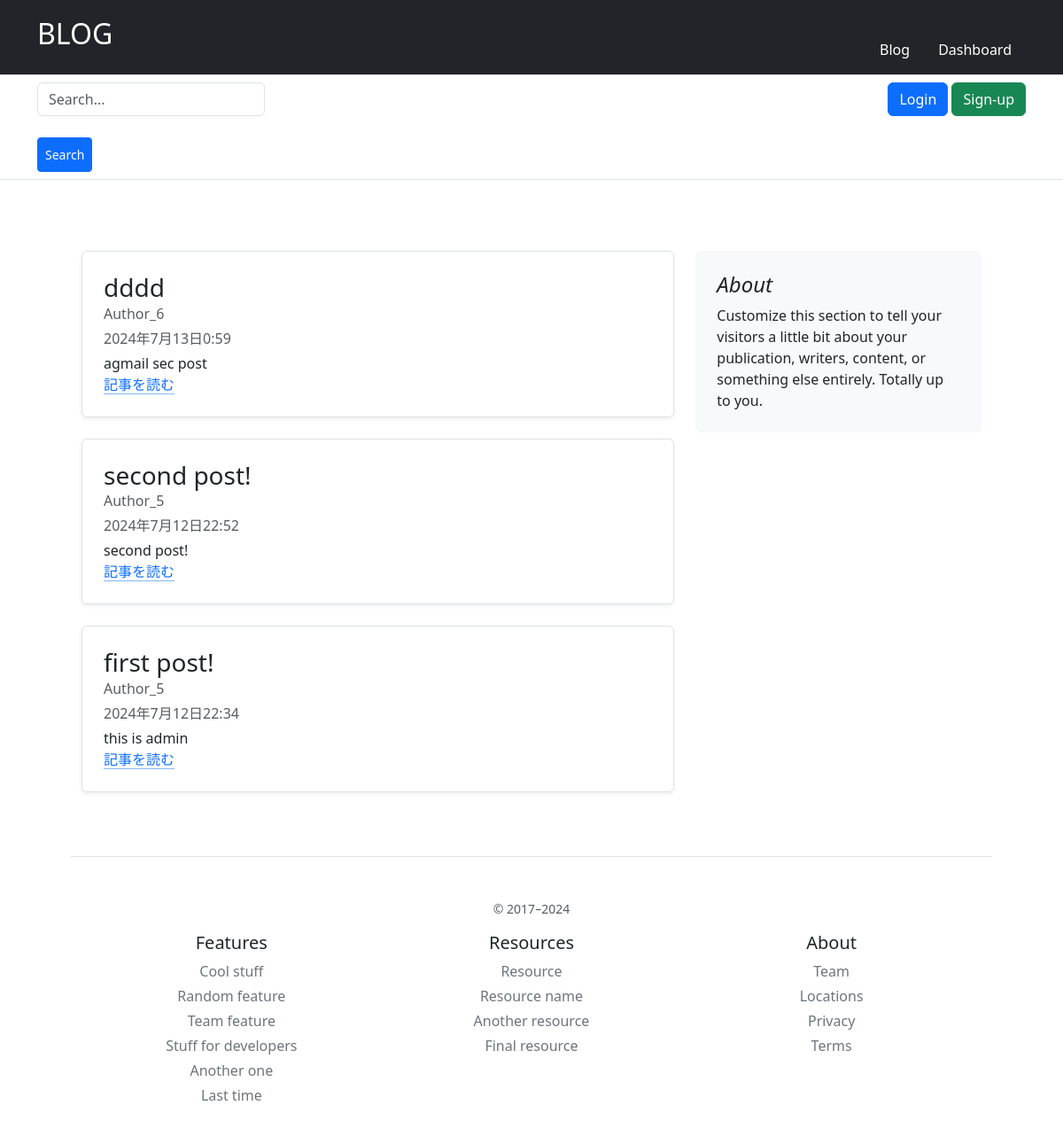
/blog/, run on an earlier commit of the app's database.
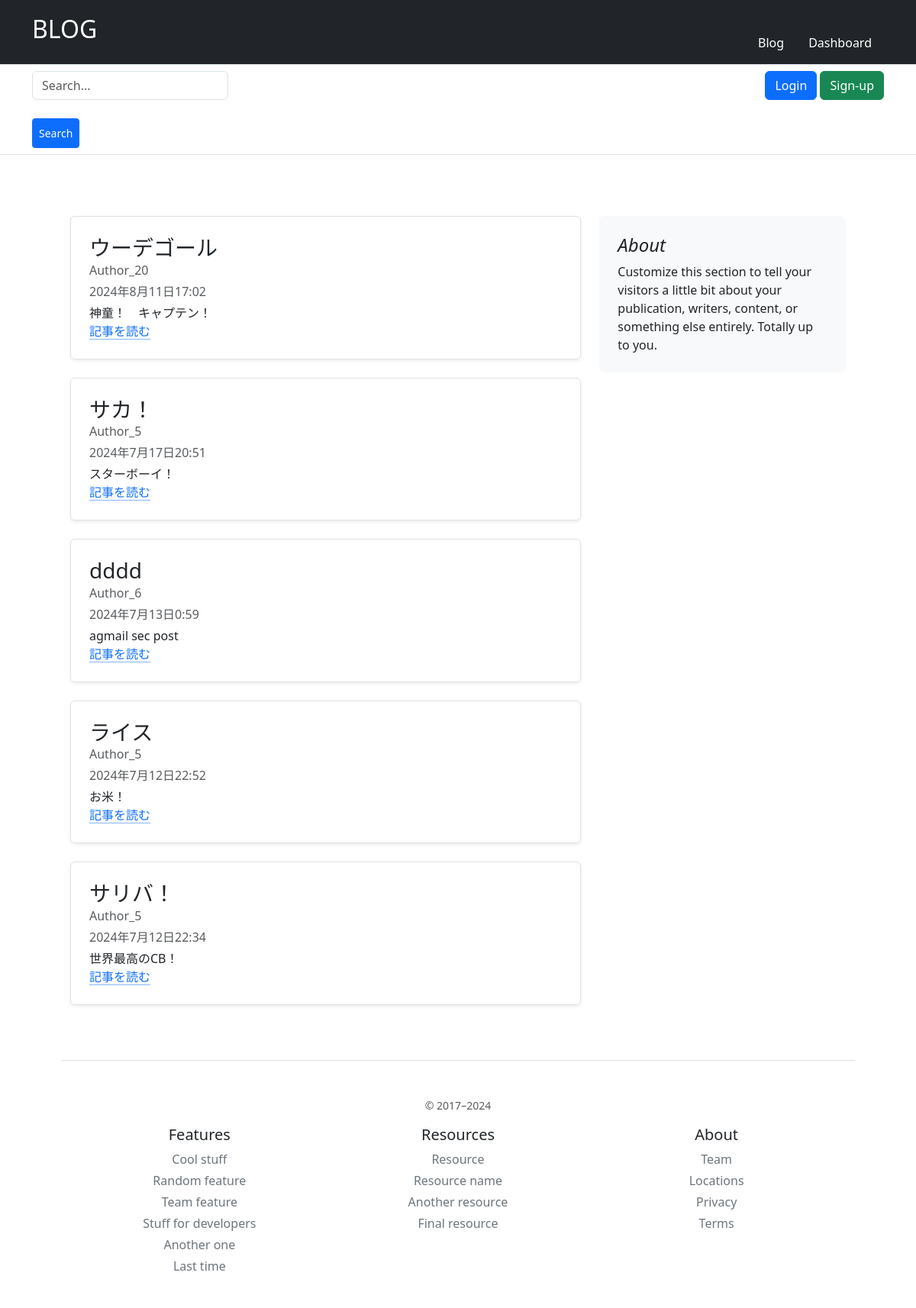
And on a later commit of the database.
### blog/models.py (models this page shows, shortened)
class Article(models.Model):
    author = models.ForeignKey(User, on_delete=models.CASCADE)
    title = models.CharField(max_length=30)
    body = models.TextField()
    created_at = models.DateTimeField(default=timezone.now)
    updated_at = models.DateTimeField(default=timezone.now)

### signup/models.py (models this page shows, shortened)
class User(AbstractBaseUser, PermissionsMixin):
    email = models.EmailField(max_length=255, unique=True)
    create_at = models.DateTimeField(default=timezone.now)
    updated_at = models.DateTimeField(default=timezone.now)
    is_staff = models.BooleanField(default=False)
    is_active = models.BooleanField(default=True)
    objects = UserManager()
    USERNAME_FIELD = "email"
    REQUIRED_FIELDS = []

### blog/views.py (the view)
# urls.py: path("", views.article_view, name="article"),
def article_view(request):
    if request.method == "GET":
        articles = Article.objects.all().order_by("-created_at")
    else:
        search_text = request.POST["search"]
        articles = Article.objects.filter(
            title__contains = search_text
        ).order_by("-created_at")
    context = {"articles":articles}
    return render(request,"blog/article.html",context)

### blog/templates/blog/article.html
{% extends "base.html" %}
{% block content %}
<div class="row" style="margin: 5em;">
    <div class="col-md-8 col-xs-1" >
        {% for article in articles %}
            <div class="row g-0 border rounded overflow-hidden flex-md-row mb-4 shadow-sm h-md-250 position-relative">
                <div class="col p-4 d-flex flex-column position-static" style="position: relative;">
                    <h3 class="mb-0">{{ article.title }}</h3>
                    <div class="mb-1 text-body-secondary">Author_{{ article.author.pk }}</div>
                    <div class="mb-1 text-body-secondary">{{ article.created_at }}</div>
                    <p class="card-text mb-auto">{{ article.body|truncatechars:30 }}</p>
                    {% if admin %}
                        <a
                            href="{% url 'blog:edit' article.pk %}"
                            class="btn btn-success"
                            style="position: absolute; right: 0; bottom: 0;"
                        >
                        <svg xmlns="http://www.w3.org/2000/svg" width="16" height="16" fill="currentColor" class="bi bi-pencil" viewBox="0 0 16 16">
                            <path d="M12.146.146a.5.5 0 0 1 .708 0l3 3a.5.5 0 0 1 0 .708l-10 10a.5.5 0 0 1-.168.11l-5 2a.5.5 0 0 1-.65-.65l2-5a.5.5 0 0 1 .11-.168l10-10zM11.207 2.5 13.5 4.793 14.793 3.5 12.5 1.207 11.207 2.5zm1.586 3L10.5 3.207 4 9.707V10h.5a.5.5 0 0 1 .5.5v.5h.5a.5.5 0 0 1 .5.5v.5h.293l6.5-6.5zm-9.761 5.175-.106.106-1.528 3.821 3.821-1.528.106-.106A.5.5 0 0 1 5 12.5V12h-.5a.5.5 0 0 1-.5-.5V11h-.5a.5.5 0 0 1-.468-.325z"/>
                        </svg>
                        編集
                        </a>
                    {% else %}
                        <a href="{% url 'blog:detail' article.pk %}" class="icon-link gap-1 icon-link-hover stretched-link">
                        記事を読む
                        <svg class="bi"><use xlink:href="#chevron-right"/></svg>
                        </a>
                    {% endif %}
                </div>
            </div>
        {% endfor %}
    </div>
    <div class="col-md-4 col-xs-1">
        <div class="position-sticky" style="top: 2rem;">
            <div class="p-4 mb-3 bg-body-tertiary rounded">
              <h4 class="fst-italic">About</h4>
              <p class="mb-0">Customize this section to tell your visitors a little bit about your publication, writers, content, or something else entirely. Totally up to you.</p>
        </div>
    </div>
</div>
{% endblock %}

### templates/base.html (shortened to what this page needs)
<!DOCTYPE html>
<html lang="en">
<head>
    <link href="https://cdn.jsdelivr.net/npm/bootstrap@5.3.0/dist/css/bootstrap.min.css" rel="stylesheet">
</head>
<body>
    <header>
        <div class="px-3 py-2 text-bg-dark border-bottom">
          <div class="container">
            <div class="d-flex flex-wrap align-items-center justify-content-center justify-content-lg-start">
              <a href="{% url 'blog:article' %}" class="d-flex align-items-center my-2 my-lg-0 me-lg-auto text-white text-decoration-none">
                <h2>BLOG</h2>
              </a>
              <ul class="nav col-12 col-lg-auto my-2 justify-content-center my-md-0 text-small">
                <li>
                  <a href="{% url 'blog:article' %}" class="nav-link text-white">
                    <svg class="bi d-block mx-auto mb-1" width="24" height="24"><use xlink:href="#home"/></svg>
                    Blog
                  </a>
                </li>
                <li>
                  <a href="#" class="nav-link text-white">
                    <svg class="bi d-block mx-auto mb-1" width="24" height="24"><use xlink:href="#speedometer2"/></svg>
                    Dashboard
                  </a>
                </li>
              </ul>
            </div>
          </div>
        </div>
        <div class="px-3 py-2 border-bottom mb-3">
          <div class="container d-flex flex-wrap justify-content-center">
            <form action="{% url 'blog:article' %}" method="POST" class="col-12 col-lg-auto mb-2 mb-lg-0 me-lg-auto" role="search">
              <input name="search" type="search" class="form-control" placeholder="Search..." aria-label="Search"><br>
              <button class="btn btn-primary btn-sm w-30 py-2" type="submit">Search</button>
            </form>
            {% if not user.is_authenticated %}
                <div class="text-end">
                    <a href="{% url 'signup:login' %}" class="btn btn-primary">Login</a>
                    <a href="{% url 'signup:index' %}" class="btn btn-success">Sign-up</a>
                </div>
            {% endif %}
          </div>
        </div>
    </header>
    {% block content %}{% endblock %}
    <footer class="pt-4 my-md-5 pt-md-5 border-top" style="text-align: center;">
        <div class="container">
            <div class="row">
                <div class="col-12 col-md-12">
                    <small class="d-block mb-3 text-body-secondary">&copy; 2017–2024</small>
                </div>
                <div class="col-12 col-md-4">
                    <h5>Features</h5>
                    <ul class="list-unstyled text-small">
                        <li class="mb-1"><a class="link-secondary text-decoration-none" href="#">Cool stuff</a></li>
                        <li class="mb-1"><a class="link-secondary text-decoration-none" href="#">Random feature</a></li>
                        <li class="mb-1"><a class="link-secondary text-decoration-none" href="#">Team feature</a></li>
                        <li class="mb-1"><a class="link-secondary text-decoration-none" href="#">Stuff for developers</a></li>
                        <li class="mb-1"><a class="link-secondary text-decoration-none" href="#">Another one</a></li>
                        <li class="mb-1"><a class="link-secondary text-decoration-none" href="#">Last time</a></li>
                    </ul>
                </div>
                <div class="col-12 col-md-4">
                    <h5>Resources</h5>
                    <ul class="list-unstyled text-small">
                        <li class="mb-1"><a class="link-secondary text-decoration-none" href="#">Resource</a></li>
                        <li class="mb-1"><a class="link-secondary text-decoration-none" href="#">Resource name</a></li>
                        <li class="mb-1"><a class="link-secondary text-decoration-none" href="#">Another resource</a></li>
                        <li class="mb-1"><a class="link-secondary text-decoration-none" href="#">Final resource</a></li>
                    </ul>
                </div>
                <div class="col-12 col-md-4">
                    <h5>About</h5>
                    <ul class="list-unstyled text-small">
                        <li class="mb-1"><a class="link-secondary text-decoration-none" href="#">Team</a></li>
                        <li class="mb-1"><a class="link-secondary text-decoration-none" href="#">Locations</a></li>
                        <li class="mb-1"><a class="link-secondary text-decoration-none" href="#">Privacy</a></li>
                        <li class="mb-1"><a class="link-secondary text-decoration-none" href="#">Terms</a></li>
                    </ul>
                </div>
            </div>
        </div>
    </footer>
</body>
</html>

What changed in the data, as far as the page shows it:
added Article: title "ウーデゴール", author.pk "20", created_at "2024年8月11日17:02", body "神童！ キャプテン！"
added Article: title "サカ！", author.pk "5", created_at "2024年7月17日20:51", body "スターボーイ！"
changed Article: title "second post!" → "ライス"; body "second post!" → "お米！"
changed Article: title "first post!" → "サリバ！"; body "this is admin" → "世界最高のCB！"
